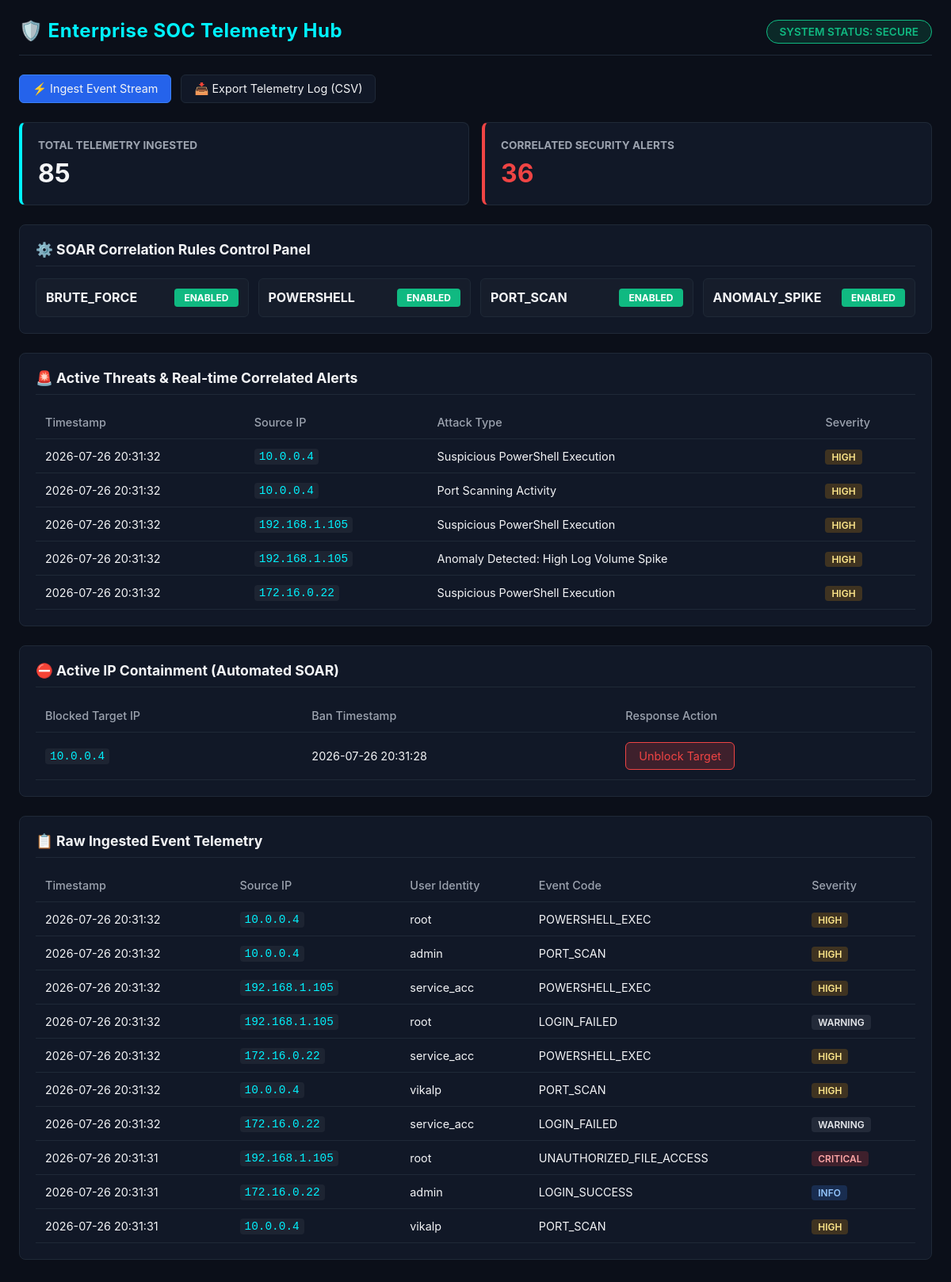
The page / on the database its author committed.
### tables this page shows
CREATE TABLE alerts (
            id INTEGER PRIMARY KEY AUTOINCREMENT,
            timestamp TEXT,
            ip TEXT,
            attack_type TEXT,
            severity TEXT
        );

CREATE TABLE blocked_ips (
            id INTEGER PRIMARY KEY AUTOINCREMENT,
            ip TEXT UNIQUE,
            timestamp TEXT
        );

CREATE TABLE logs (
            id INTEGER PRIMARY KEY AUTOINCREMENT,
            timestamp TEXT,
            ip TEXT,
            user TEXT,
            event TEXT,
            severity TEXT
        );

### app.py (the view)
@app.route("/")
def dashboard():
    logs, alerts, blocked, total_logs, total_alerts = database.get_dashboard_data()
    now = datetime.now()
    recent_critical_alerts = 0
    for alert in alerts:
        try:
            alert_time = datetime.strptime(alert[0], "%Y-%m-%d %H:%M:%S")
            if (now - alert_time) <= timedelta(seconds=60):
                recent_critical_alerts += 1
        except ValueError:
            pass
    soc_status = "UNDER ATTACK" if recent_critical_alerts > 0 else "SECURE"
    return render_template(
        "index.html",
        logs=logs,
        alerts=alerts,
        blocked=blocked,
        total_logs=total_logs,
        total_alerts=total_alerts,
        soc_status=soc_status,
        rules=ACTIVE_RULES
    )

### database.py (called while the page is built)
def get_dashboard_data():
    conn = sqlite3.connect(DB_NAME)
    cursor = conn.cursor()
    cursor.execute("SELECT timestamp, ip, user, event, severity FROM logs ORDER BY id DESC LIMIT 10")
    logs = cursor.fetchall()
    cursor.execute("SELECT timestamp, ip, attack_type, severity FROM alerts ORDER BY id DESC LIMIT 5")
    alerts = cursor.fetchall()
    cursor.execute("SELECT ip, timestamp FROM blocked_ips ORDER BY id DESC")
    blocked = cursor.fetchall()
    cursor.execute("SELECT COUNT(*) FROM logs")
    total_logs = cursor.fetchone()[0]
    cursor.execute("SELECT COUNT(*) FROM alerts")
    total_alerts = cursor.fetchone()[0]
    conn.close()
    return logs, alerts, blocked, total_logs, total_alerts

### templates/index.html (shortened to what this page needs)
<!DOCTYPE html>
<html lang="en">
<head>
</head>
<body>
    <div class="header-nav">
        <div class="header-title">
            <h1>🛡️ Enterprise SOC Telemetry Hub</h1>
        </div>
        <div>
            <span class="status-badge {% if soc_status == 'SECURE' %}status-secure{% else %}status-attack{% endif %}">
                System Status: {{ soc_status }}
            </span>
        </div>
    </div>
    <div class="action-bar">
        <a href="/generate" class="btn btn-primary">⚡ Ingest Event Stream</a>
        <a href="/export/logs" class="btn">📥 Export Telemetry Log (CSV)</a>
    </div>
    <div class="kpi-grid">
        <div class="kpi-card logs">
            <h3>Total Telemetry Ingested</h3>
            <div class="number">{{ total_logs }}</div>
        </div>
        <div class="kpi-card alerts">
            <h3>Correlated Security Alerts</h3>
            <div class="number alert-text">{{ total_alerts }}</div>
        </div>
    </div>
    <div class="panel">
        <h2>⚙️ SOAR Correlation Rules Control Panel</h2>
        <div class="rule-grid">
            {% for rule, active in rules.items() %}
            <div class="rule-card">
                <span><strong>{{ rule.upper() }}</strong></span>
                <a href="/toggle_rule/{{ rule }}"
                   class="btn btn-toggle {% if active %}btn-enabled{% else %}btn-disabled{% endif %}">
                    {% if active %}ENABLED{% else %}DISABLED{% endif %}
                </a>
            </div>
            {% endfor %}
        </div>
    </div>
    <div class="panel">
        <h2>🚨 Active Threats & Real-time Correlated Alerts</h2>
        <table>
            <thead>
                <tr><th>Timestamp</th><th>Source IP</th><th>Attack Type</th><th>Severity</th></tr>
            </thead>
            <tbody>
                {% for alert in alerts %}
                <tr>
                    <td>{{ alert[0] }}</td>
                    <td><code>{{ alert[1] }}</code></td>
                    <td>{{ alert[2] }}</td>
                    <td><span class="badge {{ alert[3] }}">{{ alert[3] }}</span></td>
                </tr>
                {% endfor %}
            </tbody>
        </table>
    </div>
    <div class="panel">
        <h2>⛔ Active IP Containment (Automated SOAR)</h2>
        <table>
            <thead>
                <tr><th>Blocked Target IP</th><th>Ban Timestamp</th><th>Response Action</th></tr>
            </thead>
            <tbody>
                {% for b in blocked %}
                <tr>
                    <td><code>{{ b[0] }}</code></td>
                    <td>{{ b[1] }}</td>
                    <td><a href="/unblock/{{ b[0] }}" class="btn btn-danger">Unblock Target</a></td>
                </tr>
                {% else %}
                <tr>
                    <td colspan="3" class="empty-cell">No active IP containment rules currently enforced.</td>
                </tr>
                {% endfor %}
            </tbody>
        </table>
    </div>
    <div class="panel">
        <h2>📋 Raw Ingested Event Telemetry</h2>
        <table>
            <thead>
                <tr><th>Timestamp</th><th>Source IP</th><th>User Identity</th><th>Event Code</th><th>Severity</th></tr>
            </thead>
            <tbody>
                {% for log in logs %}
                <tr>
                    <td>{{ log[0] }}</td>
                    <td><code>{{ log[1] }}</code></td>
                    <td>{{ log[2] }}</td>
                    <td>{{ log[3] }}</td>
                    <td><span class="badge {{ log[4] }}">{{ log[4] }}</span></td>
                </tr>
                {% endfor %}
            </tbody>
        </table>
    </div>
</body>
</html>

### templates/index.html (style rules this page uses)
:root { --bg-color: #0b0f19; --card-bg: #111827; --card-border: #1f2937; --text-main: #f3f4f6; --text-muted: #9ca3af; --accent-cyan: #00f2fe; --danger-red: #ef4444; --warning-amber: #f59e0b; --success-green: #10b981; }
body { font-family: 'Inter', -apple-system, BlinkMacSystemFont, "Segoe UI", Roboto, sans-serif; background-color: var(--bg-color); color: var(--text-main); margin: 0; padding: 24px; }
.header-nav { display: flex; justify-content: space-between; align-items: center; border-bottom: 1px solid var(--card-border); padding-bottom: 16px; margin-bottom: 24px; }
.header-title h1 { margin: 0; font-size: 1.5rem; color: var(--accent-cyan); letter-spacing: 0.5px; }
.status-badge { padding: 6px 16px; border-radius: 20px; font-size: 0.85rem; font-weight: 600; text-transform: uppercase; }
.status-secure { background: rgba(16, 185, 129, 0.15); color: var(--success-green); border: 1px solid var(--success-green); }
.kpi-grid { display: grid; grid-template-columns: repeat(auto-fit, minmax(220px, 1fr)); gap: 16px; margin-bottom: 24px; }
.kpi-card { background: var(--card-bg); border: 1px solid var(--card-border); border-radius: 8px; padding: 20px; position: relative; }
.kpi-card.alerts { border-left: 4px solid var(--danger-red); }
.kpi-card.logs { border-left: 4px solid var(--accent-cyan); }
.kpi-card h3 { margin: 0; font-size: 0.85rem; color: var(--text-muted); text-transform: uppercase; }
.kpi-card .number { font-size: 2rem; font-weight: 700; margin-top: 8px; }
.kpi-card .number.alert-text { color: var(--danger-red); }
.action-bar { display: flex; gap: 12px; margin-bottom: 24px; }
.btn { background: var(--card-bg); border: 1px solid var(--card-border); color: var(--text-main); padding: 8px 16px; border-radius: 6px; cursor: pointer; text-decoration: none; font-size: 0.9rem; transition: all 0.2s ease; display: inline-block; }
.btn-primary { background: #2563eb; border-color: #3b82f6; }
.btn-danger { background: rgba(239, 68, 68, 0.2); color: var(--danger-red); border-color: var(--danger-red); }
.panel { background: var(--card-bg); border: 1px solid var(--card-border); border-radius: 8px; padding: 20px; margin-bottom: 24px; }
.panel h2 { margin-top: 0; font-size: 1.1rem; color: var(--text-main); border-bottom: 1px solid var(--card-border); padding-bottom: 10px; }
.rule-grid { display: grid; grid-template-columns: repeat(auto-fit, minmax(200px, 1fr)); gap: 12px; }
.rule-card { background: rgba(255, 255, 255, 0.02); border: 1px solid var(--card-border); padding: 12px; border-radius: 6px; display: flex; justify-content: space-between; align-items: center; }
.btn-toggle { padding: 4px 12px; font-size: 0.75rem; border: none; color: white; border-radius: 4px; font-weight: bold; }
.btn-enabled { background-color: var(--success-green); }
table { width: 100%; border-collapse: collapse; font-size: 0.9rem; }
th, td { padding: 12px; text-align: left; border-bottom: 1px solid var(--card-border); }
th { color: var(--text-muted); font-weight: 500; }
.badge { padding: 2px 8px; border-radius: 4px; font-size: 0.75rem; font-weight: 600; }
.CRITICAL { background: rgba(239, 68, 68, 0.2); color: #fca5a5; }
.HIGH { background: rgba(245, 158, 11, 0.2); color: #fde68a; }
.INFO { background: rgba(59, 130, 246, 0.2); color: #93c5fd; }
.WARNING { background: rgba(107, 114, 128, 0.2); color: #e5e7eb; }
code { background: rgba(255, 255, 255, 0.05); padding: 2px 6px; border-radius: 4px; font-family: monospace; color: var(--accent-cyan); }

### rows shown on the page
alerts: timestamp "2026-07-26 20:31:32", ip "10.0.0.4", attack_type "Suspicious PowerShell Execution", severity "HIGH"
alerts: timestamp "2026-07-26 20:31:32", ip "10.0.0.4", attack_type "Port Scanning Activity", severity "HIGH"
alerts: timestamp "2026-07-26 20:31:32", ip "192.168.1.105", attack_type "Suspicious PowerShell Execution", severity "HIGH"
alerts: timestamp "2026-07-26 20:31:32", ip "192.168.1.105", attack_type "Anomaly Detected: High Log Volume Spike", severity "HIGH"
alerts: timestamp "2026-07-26 20:31:32", ip "172.16.0.22", attack_type "Suspicious PowerShell Execution", severity "HIGH"
blocked_ips: ip "10.0.0.4", timestamp "2026-07-26 20:31:28"
logs: timestamp "2026-07-26 20:31:32", ip "10.0.0.4", user "root", event "POWERSHELL_EXEC", severity "HIGH"
logs: timestamp "2026-07-26 20:31:32", ip "10.0.0.4", user "admin", event "PORT_SCAN", severity "HIGH"
logs: timestamp "2026-07-26 20:31:32", ip "192.168.1.105", user "service_acc", event "POWERSHELL_EXEC", severity "HIGH"
logs: timestamp "2026-07-26 20:31:32", ip "192.168.1.105", user "root", event "LOGIN_FAILED", severity "WARNING"
logs: timestamp "2026-07-26 20:31:32", ip "172.16.0.22", user "service_acc", event "POWERSHELL_EXEC", severity "HIGH"
logs: timestamp "2026-07-26 20:31:32", ip "10.0.0.4", user "vikalp", event "PORT_SCAN", severity "HIGH"
logs: timestamp "2026-07-26 20:31:32", ip "172.16.0.22", user "service_acc", event "LOGIN_FAILED", severity "WARNING"
logs: timestamp "2026-07-26 20:31:31", ip "192.168.1.105", user "root", event "UNAUTHORIZED_FILE_ACCESS", severity "CRITICAL"
logs: timestamp "2026-07-26 20:31:31", ip "172.16.0.22", user "admin", event "LOGIN_SUCCESS", severity "INFO"
logs: timestamp "2026-07-26 20:31:31", ip "10.0.0.4", user "vikalp", event "PORT_SCAN", severity "HIGH"

### other values the page prints
{{ soc_status }} "SECURE"
{{ total_logs }} "85"
{{ total_alerts }} "36"
{{ rule.upper() }} "BRUTE_FORCE" "POWERSHELL" "PORT_SCAN" "ANOMALY_SPIKE"
